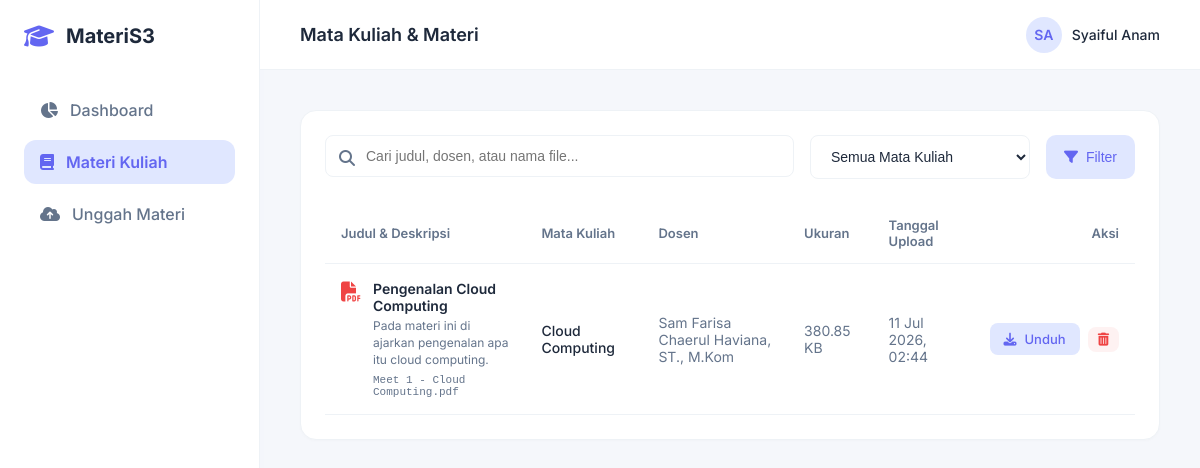
The page /index.php?r=/materials on the database its author committed.
### tables this page shows
CREATE TABLE materials (
            id INTEGER PRIMARY KEY AUTOINCREMENT,
            title TEXT NOT NULL,
            course TEXT NOT NULL,
            lecturer TEXT NOT NULL,
            description TEXT,
            file_name TEXT NOT NULL,
            s3_key TEXT NOT NULL UNIQUE,
            file_size INTEGER NOT NULL,
            file_type TEXT NOT NULL,
            uploaded_at DATETIME DEFAULT CURRENT_TIMESTAMP
        );

### app/controllers/Controller.php (called while the page is built, shortened)
<?php
class Controller {
    protected function render(string $view, array $data = []): void {
        extract($data);
        $viewFile = __DIR__ . '/../views/' . $view . '.php';
        require $viewFile;
        require __DIR__ . '/../views/layout.php';
    }
}

### app/controllers/MaterialController.php (called while the page is built, shortened)
<?php
class MaterialController extends Controller {
    public function index(): void {
        $search = $_GET['search'] ?? '';
        $course = $_GET['course'] ?? '';
        $materials = Material::all($search, $course);
        $courses = Material::getCourses();
        $this->render('materials/index', [
            'materials'       => $materials,
            'courses'         => $courses,
            'search'          => $search,
            'selected_course' => $course,
            'active_page'     => 'materials'
        ]);
    }
}

### index.php (called while the page is built, shortened)
<?php
$router = new Router();
$uri = $_SERVER['REQUEST_URI'] ?? '/';
$method = $_SERVER['REQUEST_METHOD'] ?? 'GET';
$router->dispatch($uri, $method);

### app/models/Material.php (called while the page is built, shortened)
<?php
class Material {
    private static function db(): PDO {
        return Database::getConnection();
    }
    public static function all(string $search = '', string $course = ''): array {
        $db = self::db();
        $sql = "SELECT * FROM materials WHERE 1=1";
        $params = [];
        $sql .= " ORDER BY uploaded_at DESC";
        $stmt = $db->prepare($sql);
        $stmt->execute($params);
        return $stmt->fetchAll();
    }
}

### app/helpers/Formatter.php (called while the page is built, shortened)
<?php
class Formatter {
    public static function formatBytes(int $bytes, int $precision = 2): string {
        $units = ['B', 'KB', 'MB', 'GB', 'TB'];
        $bytes = max($bytes, 0);
        $pow = floor(($bytes ? log($bytes) : 0) / log(1024));
        $pow = min($pow, count($units) - 1);
        $bytes /= pow(1024, $pow);
        return round($bytes, $precision) . ' ' . $units[$pow];
    }
}

### app/helpers/Url.php (called while the page is built, shortened)
<?php
class Url {
    public static function to(string $path, array $params = []): string {
        $scriptDir = dirname($_SERVER['SCRIPT_NAME']);
        $scriptDir = rtrim($scriptDir, '/');
        $url = $scriptDir . '/index.php?r=' . $path;
        if (!empty($params)) {
            $url .= '&' . http_build_query($params);
        }
        return $url;
    }
}

### app/views/materials/index.php (the view, shortened to what this page needs)
<div class="card">
    <form method="GET" action="index.php" style="display: flex; gap: 16px; flex-wrap: wrap; margin-bottom: 24px;">
        <div style="flex-grow: 1; min-width: 280px; position: relative;">
            <input type="text" name="search" placeholder="Cari judul, dosen, atau nama file..."
                   value="<?= htmlspecialchars($search) ?>"
                   style="width: 100%; padding: 12px 16px 12px 40px; border-radius: 8px; border: 1px solid var(--border-color); font-size: 14px; outline: none; transition: border-color 0.2s;"
                   onfocus="this.style.borderColor='var(--primary)'"
                   onblur="this.style.borderColor='var(--border-color)'">
            <i class="fa-solid fa-magnifying-glass" style="position: absolute; left: 14px; top: 15px; color: var(--text-muted);"></i>
        </div>
        <div style="width: 220px;">
            <select name="course" style="width: 100%; padding: 12px 16px; border-radius: 8px; border: 1px solid var(--border-color); font-size: 14px; outline: none; background-color: #ffffff; color: var(--text-main);" onchange="this.form.submit()">
                <option value="">Semua Mata Kuliah</option>
            </select>
        </div>
        <button type="submit" class="btn btn-primary">
            <i class="fa-solid fa-filter"></i>
            <span>Filter</span>
        </button>
    </form>
    <div style="overflow-x: auto;">
        <table style="width: 100%; border-collapse: collapse; text-align: left;">
            <thead>
                <tr style="border-bottom: 1px solid var(--border-color); color: var(--text-muted); font-size: 13px;">
                    <th style="padding: 14px 16px; font-weight: 600;">Judul & Deskripsi</th>
                    <th style="padding: 14px 16px; font-weight: 600;">Mata Kuliah</th>
                    <th style="padding: 14px 16px; font-weight: 600;">Dosen</th>
                    <th style="padding: 14px 16px; font-weight: 600;">Ukuran</th>
                    <th style="padding: 14px 16px; font-weight: 600;">Tanggal Upload</th>
                    <th style="padding: 14px 16px; font-weight: 600; text-align: right;">Aksi</th>
                </tr>
            </thead>
            <tbody>
                <?php if (empty($materials)): ?>
                    <tr>
                        <td colspan="6" style="padding: 50px; text-align: center; color: var(--text-muted); font-size: 14px;">
                            <i class="fa-regular fa-folder-open" style="font-size: 36px; margin-bottom: 12px; display: block; opacity: 0.5; color: var(--primary);"></i>
                            Tidak ada materi perkuliahan yang ditemukan.
                        </td>
                    </tr>
                <?php else: ?>
                    <?php foreach ($materials as $item): ?>
                        <tr style="border-bottom: 1px solid var(--border-color); font-size: 14px; transition: background-color 0.2s;" onmouseover="this.style.backgroundColor='#f8fafc'" onmouseout="this.style.backgroundColor='transparent'">
                            <td style="padding: 16px; max-width: 340px;">
                                <div style="display: flex; gap: 12px; align-items: flex-start;">
                                    <?php
                                        $ext = strtolower(pathinfo($item['file_name'], PATHINFO_EXTENSION));
                                        $iconClass = 'fa-file-lines';
                                        $iconColor = '#64748b';
                                        if (in_array($ext, ['pdf'])) { $iconClass = 'fa-file-pdf'; $iconColor = '#ef4444'; }
                                        elseif (in_array($ext, ['doc', 'docx'])) { $iconClass = 'fa-file-word'; $iconColor = '#2563eb'; }
                                        elseif (in_array($ext, ['xls', 'xlsx'])) { $iconClass = 'fa-file-excel'; $iconColor = '#16a34a'; }
                                        elseif (in_array($ext, ['ppt', 'pptx'])) { $iconClass = 'fa-file-powerpoint'; $iconColor = '#ea580c'; }
                                        elseif (in_array($ext, ['jpg', 'jpeg', 'png', 'gif', 'svg'])) { $iconClass = 'fa-file-image'; $iconColor = '#06b6d4'; }
                                        elseif (in_array($ext, ['zip', 'rar', 'tar', 'gz'])) { $iconClass = 'fa-file-zipper'; $iconColor = '#8b5cf6'; }
                                    ?>
                                    <i class="fa-solid <?= $iconClass ?>" style="color: <?= $iconColor ?>; font-size: 20px; margin-top: 2px;"></i>
                                    <div>
                                        <span style="font-weight: 600; display: block; color: var(--text-main);"><?= htmlspecialchars($item['title']) ?></span>
                                        <?php if (!empty($item['description'])): ?>
                                            <p style="font-size: 12px; color: var(--text-muted); margin: 4px 0 6px 0; line-height: 1.4;"><?= htmlspecialchars($item['description']) ?></p>
                                        <?php endif; ?>
                                        <span style="font-size: 11px; color: var(--text-muted); font-family: monospace; display: block;"><?= htmlspecialchars($item['file_name']) ?></span>
                                    </div>
                                </div>
                            </td>
                            <td style="padding: 16px; font-weight: 500; color: var(--text-main);"><?= htmlspecialchars($item['course']) ?></td>
                            <td style="padding: 16px; color: var(--text-muted);"><?= htmlspecialchars($item['lecturer']) ?></td>
                            <td style="padding: 16px; color: var(--text-muted);"><?= Formatter::formatBytes($item['file_size']) ?></td>
                            <td style="padding: 16px; color: var(--text-muted);"><?= date('d M Y, H:i', strtotime($item['uploaded_at'])) ?></td>
                            <td style="padding: 16px; text-align: right;">
                                <div style="display: inline-flex; gap: 8px; align-items: center;">
                                    <a href="<?= \App\Helpers\Url::to('/download', ['id' => $item['id']]) ?>" class="btn btn-primary btn-sm" title="Unduh File">
                                        <i class="fa-solid fa-download"></i>
                                        <span>Unduh</span>
                                    </a>
                                    <form method="POST" action="<?= \App\Helpers\Url::to('/delete') ?>" onsubmit="return confirm('Apakah Anda yakin ingin menghapus materi ini dari MinIO S3 dan database?');" style="display: inline;">
                                        <button type="submit" class="btn btn-danger btn-sm" style="padding: 6px 10px;" title="Hapus">
                                            <i class="fa-solid fa-trash-can"></i>
                                        </button>
                                    </form>
                                </div>
                            </td>
                        </tr>
                    <?php endforeach; ?>
                <?php endif; ?>
            </tbody>
        </table>
    </div>
</div>

### app/views/layout.php (style rules this page uses)
:root { --primary: #6366f1; --primary-hover: #4f46e5; --primary-light: #e0e7ff; --success: #10b981; --success-light: #ecfdf5; --danger: #ef4444; --danger-hover: #dc2626; --danger-light: #fef2f2; --warning: #f59e0b; --warning-light: #fef3c7; --background: #f5f7fb; --text-main: #1e293b; --text-muted: #64748b; --sidebar-bg: #ffffff; --sidebar-color: #64748b; --card-bg: #ffffff; --border-color: #eef2f6; --shadow-sm: 0 1px 3px 0 rgba(0, 0, 0, 0.02); --shadow-md: 0 4px 12px -1px rgba(99, 102, 241, 0.05), 0 2px 4px -2px rgba(99, 102, 241, 0.05); --shadow-lg: 0 10px 25px -3px rgba(99, 102, 241, 0.03), 0 4px 12px -4px rgba(99, 102, 241, 0.03); }
* { box-sizing: border-box; margin: 0; padding: 0; }
body { font-family: 'Inter', sans-serif; background-color: var(--background); color: var(--text-main); display: flex; min-height: 100vh; }
.card { background: var(--card-bg); border-radius: 16px; border: 1px solid var(--border-color); box-shadow: var(--shadow-sm); padding: 24px; margin-bottom: 24px; }
.btn { display: inline-flex; align-items: center; justify-content: center; gap: 8px; padding: 10px 18px; border-radius: 10px; font-size: 14px; font-weight: 500; cursor: pointer; border: none; transition: all 0.2s ease; text-decoration: none; }
.btn-primary { background-color: var(--primary-light); color: var(--primary); }
.btn-danger { background-color: var(--danger-light); color: var(--danger); }
.btn-sm { padding: 8px 14px; font-size: 13px; border-radius: 8px; }

### rows shown on the page
materials: title "Pengenalan Cloud Computing", description "Pada materi ini di ajarkan pengenalan apa itu cloud computing.", file_name "Meet 1 - Cloud Computing.pdf", course "Cloud Computing", lecturer "Sam Farisa Chaerul Haviana, ST., M.Kom", file_size "380.85 KB", uploaded_at "11 Jul 2026, 02:44"
